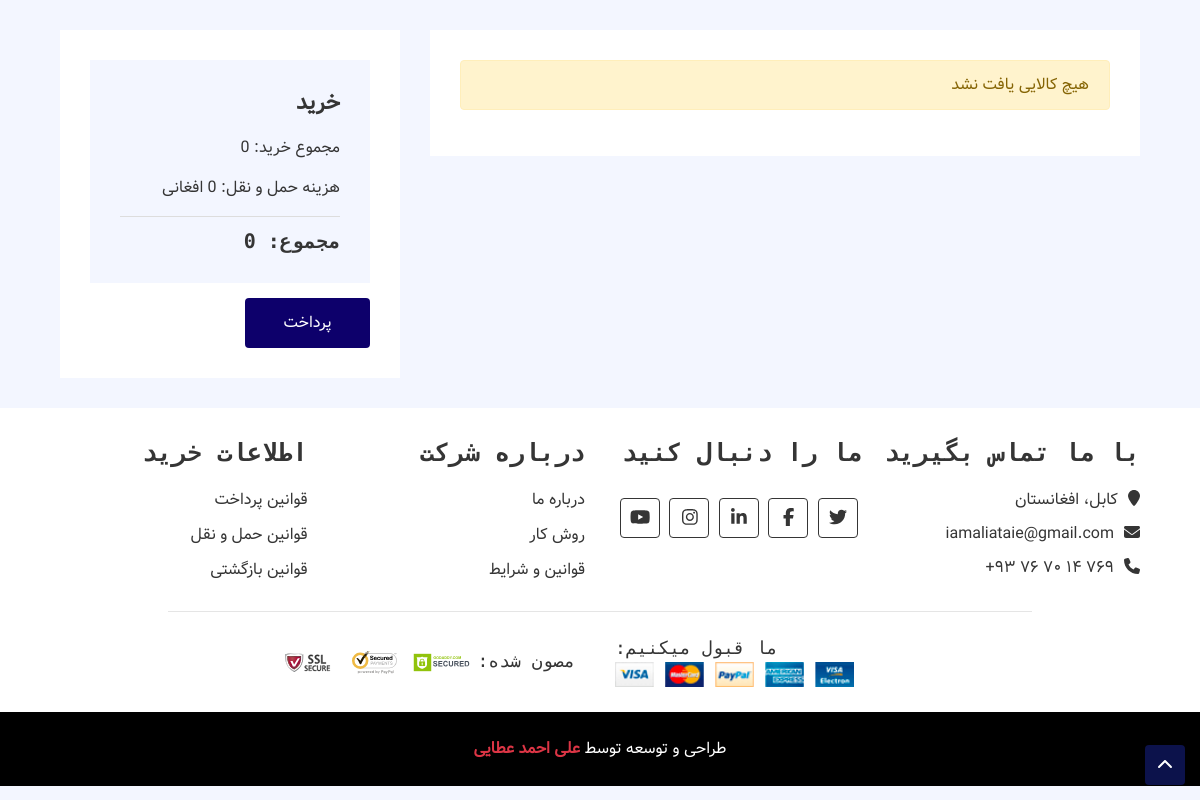
Page /open-order (signed in) on the earlier database version.
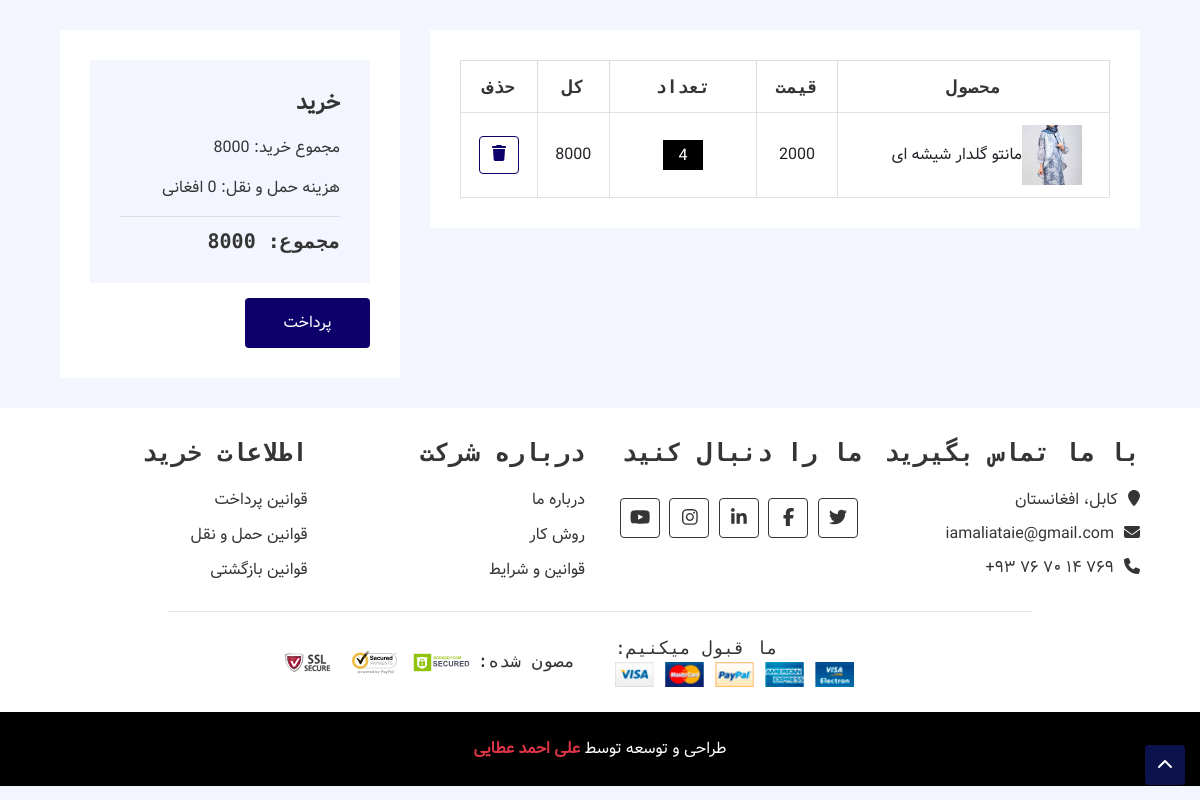
Same page on the later database version.
### novinfajr_order/models.py (models this page shows, shortened)
class OrderDetail(models.Model):
    order = models.ForeignKey(Order, on_delete=models.CASCADE)
    product = models.ForeignKey(Product, on_delete=models.CASCADE)
    price = models.IntegerField()
    count = models.IntegerField()
    def get_total(self):
        return self.price * self.count

class Order(models.Model):
    owner = models.ForeignKey(User, on_delete=models.CASCADE ,verbose_name='سفارش دهنده')
    payment_date = models.DateTimeField(auto_now=True, blank=True, verbose_name='تاریخ پرداخت')
    is_paid = models.BooleanField(default=False, verbose_name='پرداخت شده/پرداخت نشده')
    def get_order_total(self):
        amount = 0
        for detail in self.orderdetail_set.all():
            amount += detail.price * detail.count
        return amount

### novinfajr_products/models.py (models this page shows, shortened)
class Product(models.Model):
    title = models.CharField(max_length=150, verbose_name='نام کالا')
    description = RichTextUploadingField(null=True)
    price = models.DecimalField(max_digits=10, decimal_places=2, verbose_name='قیمت')
    image = models.ImageField(upload_to=upload_path, verbose_name='تصویر')
    category = models.ForeignKey(ProductCategory, null=True, on_delete=models.CASCADE)
    class Meta:
        verbose_name = 'محصول'
        verbose_name_plural = 'محصولات'
    objects = ProductManager()
    def get_absolute_url(self):
        return f'/product/{self.id}/{self.title.replace(" ", "-")}'

### novinfajr_order/views.py (the view)
# urls.py: path('open-order', user_open_order, name='cart'),
@login_required(login_url='/login')
def user_open_order(request):
    context = {
        'order': None ,
        'orderdetail': None,
        'page_title': 'سبد خرید'
    }
    order = Order.objects.filter(owner_id=request.user.id, is_paid=False).first()
    if order is None:
        return render(request, 'orders/order_detail.html', context)
    order_detail = order.orderdetail_set.all()
    if order_detail.count() == 0:
        return render(request, 'orders/order_detail.html', context)
    order_detail_count = order.orderdetail_set.all().count()
    print(order_detail_count)
    context['order'] = order
    context['orderdetail'] = order_detail
    return render(request, 'orders/order_detail.html', context)

### novinfajr_order/templates/orders/order_detail.html (shortened to what this page needs)
{% extends 'shared/_MainLayout.html' %}
{% load static %}
{% block content %}
<div class="cart-page">
    <div class="container-fluid">
        <div class="row">
            <div class="col-lg-8">
                <div class="cart-page-inner">
                    {% if orderdetail is None %}
                    <p class="alert alert-warning">هیچ کالایی یافت نشد</p>
                    {% else %}
                    <div class="table-responsive">
                        <table class="table table-bordered">
                            <thead class="thead-dark">
                            <tr>
                                <th>محصول</th>
                                <th>قیمت</th>
                                <th>تعداد</th>
                                <th>کل</th>
                                <th>حذف</th>
                            </tr>
                            </thead>
                            <tbody class="align-middle">
                            {% for order in orderdetail %}
                            <tr>
                                <td>
                                    <div class="img">
                                        <a href="{{ order.product.get_absolute_url }}"><img src="{{ order.product.image.url }}" alt="Image"></a>
                                        <p>{{ order.product.title }}</p>
                                    </div>
                                </td>
                                <td>{{ order.price }}</td>
                                <td>
                                    <div class="qty">
                                        <input type="text" value="{{ order.count }}">
                                    </div>
                                </td>
                                <td>{{ order.get_total }}</td>
                                <td>
                                    <a class="btn" href="/remove-order/{{ order.id }}"><i class="fa fa-trash"></i></a>
                                </td>
                            </tr>
                            {% endfor %}
                            </tbody>
                        </table>
                    </div>
                    {% endif %}
                </div>
            </div>
            <div class="col-lg-4">
                <div class="cart-page-inner">
                    <div class="row">
                        <div class="col-md-12">
                            <div class="cart-summary">
                                <div class="cart-content">
                                    {% if orderdetail is None %}
                                    <h1>خرید</h1>
                                    <p> مجموع خرید: 0</p>
                                    <p>هزینه حمل و نقل: 0 افغانی</p>
                                    <h2>مجموع: 0</h2>
                                    {% else %}
                                    <h1>خرید</h1>
                                    <p> مجموع خرید: {{ order.get_order_total }}</p>
                                    <p>هزینه حمل و نقل: 0 افغانی</p>
                                    <h2>مجموع: {{ order.get_order_total }}</h2>
                                    {% endif %}
                                </div>
                                <div class="cart-btn">
                                    <form method="post" action="/checkout/{{ order.id }}">
                                        <button {% if orderdetail is None %}disabled{% endif %} >پرداخت</button>
                                    </form>
                                </div>
                            </div>
                        </div>
                    </div>
                </div>
            </div>
        </div>
    </div>
</div>
{% endblock %}

### templates/shared/_MainLayout.html (shortened to what this page needs)
{% load static %}
{% load render_partial %}
<!DOCTYPE html>
<html lang="fa">
    <head>
        {% include 'shared/_HeaderReferences.html' %}
    </head>
    <body>
        {% block content %}{% endblock %}
        {% include 'shared/Footer.html' %}
        <a href="#" class="back-to-top"><i class="fa fa-chevron-up"></i></a>
    </body>
</html>

### templates/shared/_HeaderReferences.html (shortened to what this page needs)
{% load static %}
<link href="{% static 'css/bootstrap.min.css' %}" rel="stylesheet">
<link href="{% static 'css/all.min.css' %}" rel="stylesheet">
<link href="{% static 'lib/slick/slick.css' %}" rel="stylesheet">
<link href="{% static 'lib/slick/slick-theme.css' %}" rel="stylesheet">
<link href="{% static 'css/style.css' %}" rel="stylesheet">
<link href="{% static 'css/custom.css' %}" rel="stylesheet">

### templates/shared/Footer.html
{% load static %}
<div class="footer">
    <div class="container-fluid">
        <div class="row">
            <div class="col-lg-3 col-md-6">
                <div class="footer-widget">
                    <h2>با ما تماس بگیرید</h2>
                    <div class="contact-info">
                        <p><i class="fa fa-map-marker"></i>کابل، افغانستان</p>
                        <p><i class="fa fa-envelope"></i>iamaliataie@gmail.com</p>
                        <p><i class="fa fa-phone"></i><span dir="ltr">+۹۳ ۷۶ ۷۰ ۱۴ ۷۶۹</span></p>
                    </div>
                </div>
            </div>
            <div class="col-lg-3 col-md-6">
                <div class="footer-widget">
                    <h2>ما را دنبال کنید</h2>
                    <div class="contact-info">
                        <div class="social">
                            <a href=""><i class="fab fa-twitter"></i></a>
                            <a href=""><i class="fab fa-facebook-f"></i></a>
                            <a href=""><i class="fab fa-linkedin-in"></i></a>
                            <a href=""><i class="fab fa-instagram"></i></a>
                            <a href=""><i class="fab fa-youtube"></i></a>
                        </div>
                    </div>
                </div>
            </div>
            <div class="col-lg-3 col-md-6">
                <div class="footer-widget">
                    <h2>درباره شرکت</h2>
                    <ul>
                        <li><a href="#">درباره ما</a></li>
                        <li><a href="#">روش کار</a></li>
                        <li><a href="#">قوانین و شرایط</a></li>
                    </ul>
                </div>
            </div>
            <div class="col-lg-3 col-md-6">
                <div class="footer-widget">
                    <h2>اطلاعات خرید</h2>
                    <ul>
                        <li><a href="#">قوانین پرداخت</a></li>
                        <li><a href="#">قوانین حمل و نقل</a></li>
                        <li><a href="#">قوانین بازگشتی</a></li>
                    </ul>
                </div>
            </div>
        </div>
        <div class="row payment align-items-center">
            <div class="col-md-6">
                <div class="payment-method">
                    <h2>ما قبول میکنیم:</h2>
                    <img src="{% static 'img/payment-method.png' %}" alt="Payment Method"/>
                </div>
            </div>
            <div class="col-md-6">
                <div class="payment-security">
                    <h2>مصون شده:</h2>
                    <img src="{% static 'img/godaddy.svg' %}" alt="Payment Security"/>
                    <img src="{% static 'img/norton.svg' %}" alt="Payment Security"/>
                    <img src="{% static 'img/ssl.svg' %}" alt="Payment Security"/>
                </div>
            </div>
        </div>
    </div>
</div>
<div class="footer-bottom">
    <div class="container">
        <div class="row">
            <div class="col-md-12 copyright text-center">
                <p>طراحی و توسعه توسط <a href="https://github.com/iamaliataie" class="text-danger">علی احمد عطایی</a></p>
            </div>
        </div>
    </div>
</div>

### templates/shared/_FooterReferences.html (shortened to what this page needs)
{% load static %}

### assets/css/style.css (style rules this page uses)
body { color: #353535; font-family: 'Open Sans', sans-serif; font-weight: 400; background: #f3f6ff; }
a { color: #FF6F61; }
h1 { font-family: 'Source Code Pro', monospace; font-weight: 900; }
h2 { font-family: 'Source Code Pro', monospace; font-weight: 700; }
@media (min-width: 992px) { .container-fluid { padding-right: 60px; padding-left: 60px; } }
.back-to-top { position: fixed; display: none; background: #FF6F61; color: #ffffff; width: 40px; height: 40px; text-align: center; line-height: 1; font-size: 16px; border-radius: 4px; right: 15px; bottom: 15px; transition: background 0.5s; z-index: 11; }
.btn { color: #FF6F61; background: #ffffff; border: 1px solid #FF6F61; }
.cart-page { position: relative; margin-top: 30px; }
.cart-page .cart-page-inner { padding: 30px; margin-bottom: 30px; background: #ffffff; }
.cart-page .table { width: 100%; text-align: center; margin-bottom: 0; }
.cart-page .table .thead-dark th { font-family: 'Source Code Pro', monospace; font-size: 18px; font-weight: 700; color: #353535; text-align: center; background: transparent; border-color: #dddddd; border-bottom: none; vertical-align: middle; }
.cart-page .table td { font-size: 16px; vertical-align: middle; }
.cart-page .table .img { display: flex; align-items: center; }
.cart-page .table .img img { max-width: 60px; max-height: 60px; margin-right: 15px; }
.cart-page .table .img p { display: inline-block; text-align: left; margin: 0; }
.cart-page .table .qty { display: inline-block; width: 100px; font-size: 0; }
.cart-page .table input { width: 40px; height: 30px; font-size: 16px; color: #ffffff; text-align: center; background: #000000; border: none; }
.cart-page .cart-summary { position: relative; width: 100%; }
.cart-page .cart-summary .cart-content { padding: 30px; background: #f3f6ff; }
.cart-page .cart-summary .cart-content h1 { font-size: 22px; margin-bottom: 20px; }
.cart-page .cart-summary .cart-content h2 { font-size: 20px; font-weight: 600; padding-top: 12px; border-top: 1px solid #dddddd; margin: 0; }
.cart-page .cart-summary .cart-btn button { margin-top: 15px; width: calc(50% - 15px); height: 50px; padding: 2px 10px; text-align: center; color: #ffffff; background: #FF6F61; border: none; border-radius: 4px; }
.footer { position: relative; padding: 30px 0 0 0; background: #ffffff; }
.footer .footer-widget { position: relative; width: 100%; margin-bottom: 30px; }
.footer .footer-widget h2 { font-size: 25px; white-space: nowrap; margin-bottom: 20px; }
.footer .footer-widget ul { margin: 0; padding: 0; list-style: none; }
.footer .footer-widget ul li { margin-bottom: 12px; }
.footer .footer-widget ul li:last-child { margin-bottom: 0; }
.footer .footer-widget ul li a { color: #353535; white-space: nowrap; display: block; line-height: 23px; transition: all .3s; }
.footer .footer-widget ul li a::before { content: '\f105'; font-family: 'Font Awesome 5 Free'; font-weight: 900; padding-right: 5px; }
.footer .contact-info p { margin-bottom: 10px; font-size: 16px; }
.footer .social { position: relative; width: 100%; }
.footer .social a { display: inline-block; margin: 10px 5px 0 0; width: 40px; height: 40px; padding: 6px 0; text-align: center; font-size: 18px; color: #353535; border: 1px solid #353535; border-radius: 4px; transition: all .3s; }
.footer .payment { padding-top: 25px; padding-bottom: 25px; border-top: 1px solid rgba(0,0,0,.1); }
@media (min-width: 992px) { .footer .payment { max-width: 80%; margin: 0 auto; } }
.footer .payment-method, .footer .payment-security { overflow: hidden; }
.footer .payment-method { text-align: left; }
.footer .payment-security { text-align: right; }
.footer .payment-method h2, .footer .payment-security h2 { display: inline-block; margin: 0 10px 0 0; font-size: 18px; font-weight: 400; line-height: 22px; }
.footer .payment-method img, .footer .payment-security img { height: 25px; }
.footer-bottom { position: relative; padding: 25px 0; background: #000000; }
.footer-bottom .copyright { text-align: left; }
.footer-bottom .copyright p, .footer-bottom .template-by p { color: #ffffff; font-weight: 400; margin: 0; }
.footer-bottom .copyright p a, .footer-bottom .template-by p a { font-weight: 600; }

Differences in the rows shown:
added OrderDetail: product.image (picture), product "مانتو گلدار شیشه ای", price "2000", count "4", get_total "8000"
now on this page (row unchanged): Order: get_order_total "8000"
Other differences:
text no longer shown: "هیچ کالایی یافت نشد مجموع خرید: 0 مجموع: 0"
text now shown: "محصول قیمت تعداد کل حذف مجموع خرید: مجموع:"
